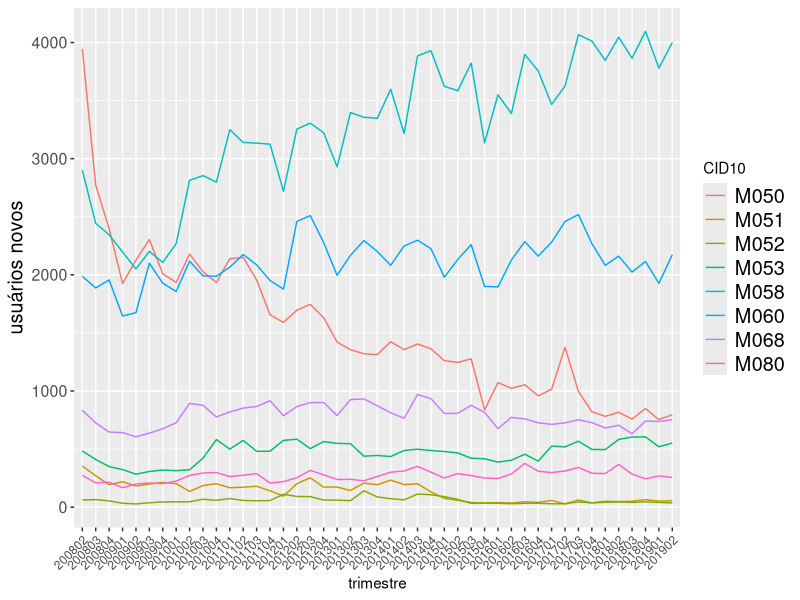

Source code (R):
## ---- chunk 1
library(ggplot2)
## ---- chunk 2
  tf_pcdt_doenca_trimestre=read.csv(file="db_sabeis.tf_pcdt_doenca_trimestre.csv")
  tf_pcdt_doenca_trimestre$nu_trimestre = as.factor(tf_pcdt_doenca_trimestre$nu_trimestre)
  names(tf_pcdt_doenca_trimestre)[names(tf_pcdt_doenca_trimestre) == "co_cid10_diagnostico_principal"] <- "CID10"

ggplot(
      subset(tf_pcdt_doenca_trimestre, co_pcdt == 10 & co_seq_pcdt_cid10_trimestre > 1),
      aes(
        x=nu_trimestre, y=qt_cns_paciente, group=CID10, color=CID10
      )) +
      geom_line() +
      labs(y = "usuários novos", x = "trimestre") +
      theme(
        legend.text=element_text(size=rel(1.3)),
        axis.title.x = element_text(size=rel(1)),
        axis.title.y = element_text(size=rel(1.3)),
        axis.text.x = element_text(angle = 45, hjust = 1, size=rel(1)),
        axis.text.y = element_text(size=rel(1.3))
      )
